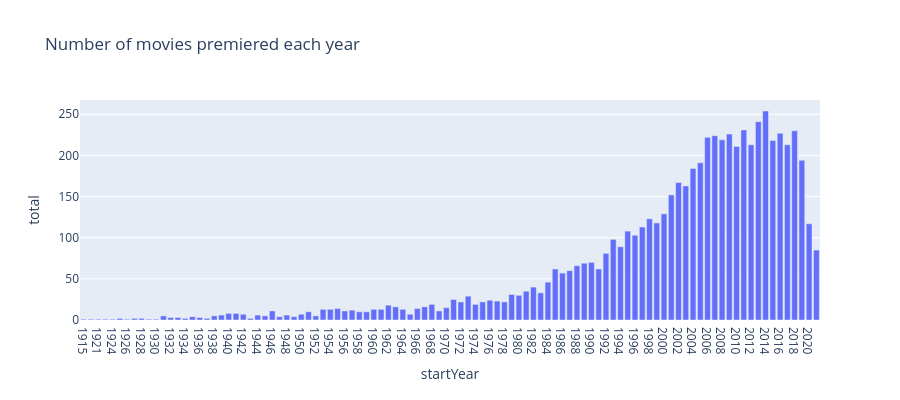

Source (notebook cell):
### Markdown cell above
<br/><br/>

The following cell should generate an interesting plot of the number of movies that premiered each year. Notice there are fewer movies premiering from the 1920s to the late 1940s. Why might that be? *This question is rhetorical; you do not need to write your answer anywhere.*

### Code cell
# Run this call to generate the bar plot; no further action is needed
px.bar(res_q1b, x="startYear", y="total", 
        title="Number of movies premiered each year", 
        width=900, height=400)

### Figure 1 — Plotly figure (JSON) as saved in the notebook; plotly's stock layout.template omitted (floating-point values rounded to 4 significant figures)
{"data": [{"hovertemplate": "startYear=%{x}<br>total=%{y}<extra></extra>", "legendgroup": "", "marker": {"color": "#636efa", "pattern": {"shape": ""}}, "name": "", "orientation": "v", "showlegend": false, "textposition": "auto", "type": "bar", "x": ["1915", "1920", "1921", "1922", "1924", "1925", "1926", "1927", "1928", "1929", "1930", "1931", "1932", "1933", "1934", "1935", "1936", "1937", "1938", "1939", "1940", "1941", "1942", "1943", "1944", "1945", "1946", "1947", "1948", "1949", "1950", "1951", "1952", "1953", "1954", "1955", "1956", "1957", "1958", "1959", "1960", "1961", "1962", "1963", "1964", "1965", "1966", "1967", "1968", "1969", "1970", "1971", "1972", "1973", "1974", "1975", "1976", "1977", "1978", "1979", "1980", "1981", "1982", "1983", "1984", "1985", "1986", "1987", "1988", "1989", "1990", "1991", "1992", "1993", "1994", "1995", "1996", "1997", "1998", "1999", "2000", "2001", "2002", "2003", "2004", "2005", "2006", "2007", "2008", "2009", "2010", "2011", "2012", "2013", "2014", "2015", "2016", "2017", "2018", "2019", "2020", "2021"], "xaxis": "x", "y": [1, 1, 1, 1, 1, 2, 1, 2, 2, 1, 1, 5, 3, 3, 2, 4, 3, 2, 5, 6, 8, 8, 7, 2, 6, 5, 11, 4, 6, 4, 7, 10, 5, 13, 13, 14, 11, 12, 10, 10, 13, 13, 18, 16, 13, 7, 14, 16, 19, 11, 15, 25, 22, 29, 19, 22, 24, 23, 22, 31, 30, 35, 40, 33, 46, 62, 57, 60, 66, 69, 70, 62, 81, 98, 89, 108, 103, 113, 123, 118, 129, 152, 167, 163, 184, 191, 222, 224, 219, 226, 211, 231, 213, 241, 254, 218, 227, 213, 230, 194, 117, 85], "yaxis": "y"}], "layout": {"barmode": "relative", "height": 400, "legend": {"tracegroupgap": 0}, "title": {"text": "Number of movies premiered each year"}, "width": 900, "xaxis": {"anchor": "y", "domain": [0, 1], "title": {"text": "startYear"}}, "yaxis": {"anchor": "x", "domain": [0, 1], "title": {"text": "total"}}}}
